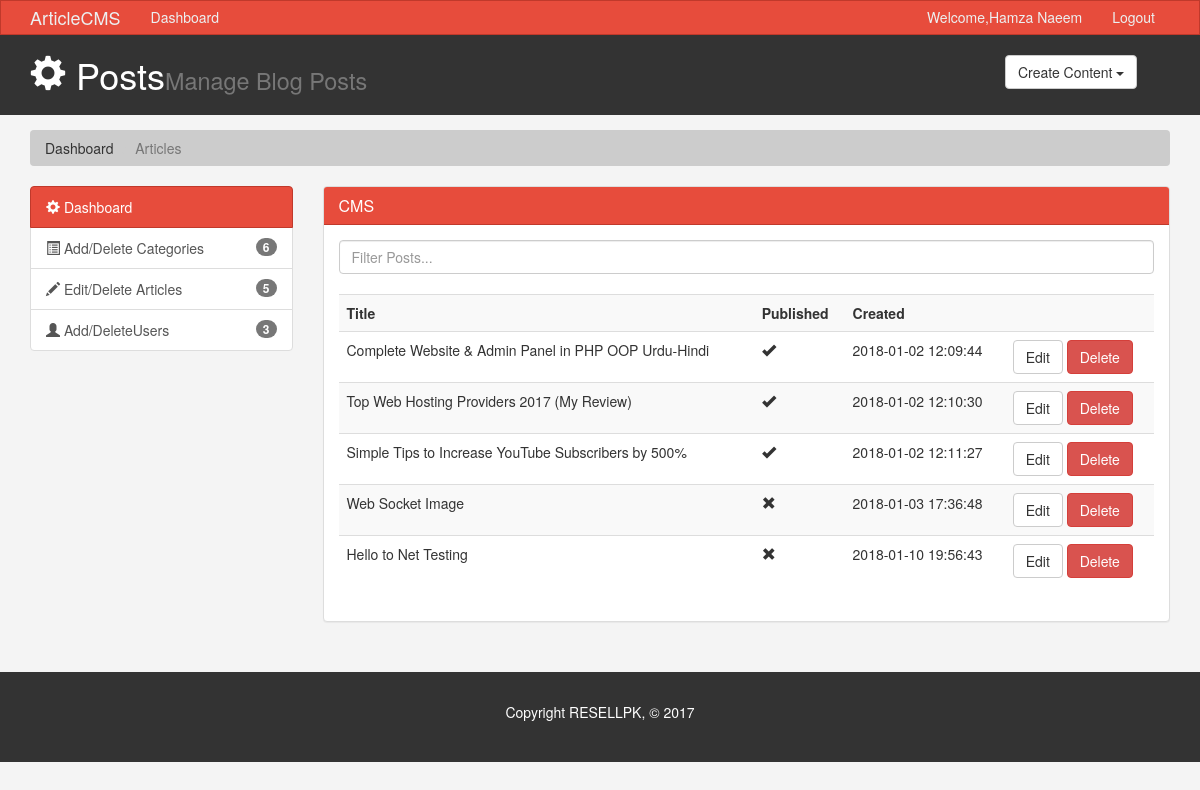
Page /admin/article_view.php (signed in) on the committed database.
### tables this page shows
CREATE TABLE `article` (
  `Article_id` int(11) NOT NULL,
  `Article_title` varchar(100) NOT NULL,
  `Article_desc` varchar(2000) NOT NULL,
  `Article_cat_id` int(11) DEFAULT NULL,
  `Article_author_id` int(11) DEFAULT NULL,
  `Article_title_meta` varchar(100) DEFAULT NULL,
  `Article_desc_meta` varchar(2000) DEFAULT NULL,
  `Article_created_date` timestamp NOT NULL DEFAULT CURRENT_TIMESTAMP,
  `Article_lastModify_date` timestamp NOT NULL DEFAULT CURRENT_TIMESTAMP ON UPDATE CURRENT_TIMESTAMP,
  `Article_publisher_id` int(11) NOT NULL,
  `Artile_visibility` varchar(30) NOT NULL,
  `Article_publisher_type` varchar(50) NOT NULL
);

### admin/article_view.php (the view, shortened to what this page needs)
<?php
              $con = new mysqli("localhost","root","hamza");
	          $con->select_db("cms_test_2");
$query="select Admin_id,Admin_fname,Admin_lname from admin where Admin_email = '".$_SESSION['A_email']."'";
		      $rs = $con->query($query);
			  $myname=$rs->fetch_assoc();
              $fname = $myname['Admin_fname'];
              $lname = $myname['Admin_lname'];
			  $query = "select count(user_id) as total_user from users";
			  $rs = $con->query($query);
			  $total_user=$rs->fetch_assoc();
			  $query = "select count(Article_id) as total_article from article";
			  $rs = $con->query($query);
			  $total_article=$rs->fetch_assoc();
  $query = "select count(Cat_id) as total_cat from category";
			  $rs = $con->query($query);
			  $total_cat=$rs->fetch_assoc();
?>
<!DOCTYPE html>
<html lang="en">
  <head>
    <link href="css/bootstrap.min.css" rel="stylesheet">
    <link href="css/style.css" rel="stylesheet">
  </head>
  <body>
    <nav class="navbar navbar-default">
      <div class="container">
        <div class="navbar-header">
          <a class="navbar-brand" href="#">ArticleCMS</a>
        </div>
        <div id="navbar" class="collapse navbar-collapse">
          <ul class="nav navbar-nav">
            <li><a href="admin_index.php">Dashboard</a></li>
          </ul>
          <ul class="nav navbar-nav navbar-right">
            <li><a href="#">Welcome,<?php echo $fname." ".$lname;?></a></li>
            <li><a href="login.php">Logout</a></li>
          </ul>
        </div>
      </div>
    </nav>
    <header id="header">
      <div class="container">
        <div class="row">
          <div class="col-md-10">
            <h1><span class="glyphicon glyphicon-cog" aria-hidden="true"></span> Posts<small>Manage Blog Posts</small></h1>
          </div>
          <div class="col-md-2">
            <div class="dropdown create">
              <button class="btn btn-default dropdown-toggle" type="button" id="dropdownMenu1" data-toggle="dropdown" aria-haspopup="true" aria-expanded="true">
                Create Content
                <span class="caret"></span>
              </button>
            </div>
          </div>
        </div>
      </div>
    </header>
    <section id="breadcrumb">
      <div class="container">
        <ol class="breadcrumb">
          <li><a href="index.html">Dashboard</a></li>
          <li class="active">Articles</li>
        </ol>
      </div>
    </section>
    <section id="main">
      <div class="container">
        <div class="row">
          <div class="col-md-3">
                      <div class="list-group">
              <a href="index.php" class="list-group-item active main-color-bg">
                <span class="glyphicon glyphicon-cog" aria-hidden="true"></span> Dashboard
              </a>
   <a href="categories.php" class="list-group-item"><span class="glyphicon glyphicon-list-alt" aria-hidden="true"></span> Add/Delete Categories <span class="badge"><?php echo $total_cat['total_cat']; ?></span></a>
              <a href="article_view.php" class="list-group-item"><span class="glyphicon glyphicon-pencil" aria-hidden="true"></span> Edit/Delete Articles    <span class="badge"> <?php echo $total_article['total_article'];
					?></span></a>
              <a href="users.php" class="list-group-item"><span class="glyphicon glyphicon-user" aria-hidden="true"></span> Add/DeleteUsers <span class="badge"><?php  echo $total_user['total_user']; ?></span></a>
		   </div>
          </div>
          <div class="col-md-9">
            <div class="panel panel-default">
              <div class="panel-heading main-color-bg">
                <h3 class="panel-title">CMS</h3>
              </div>
              <div class="panel-body">
                <div class="row">
                      <div class="col-md-12">
                          <input class="form-control" type="text" placeholder="Filter Posts...">
                      </div>
                </div>
                <br>
				<?php
				  $con = new mysqli("localhost","root","hamza","cms_test_2");
				  $query = "select * from article";
				  $rs = $con->query($query);?>
                <table class="table table-striped table-hover">
                      <tr>
                        <th>Title</th>
                        <th>Published</th>
                        <th>Created</th>
                        <th></th>
                      </tr>
			<?php
			   while($row = $rs->fetch_assoc()){
             ?>
                      <tr >
                        <td id="myarticle"><?php echo $row['Article_title'];?></td>
                        <td>
						<?php
						$visibility = $row['Artile_visibility'];
						if($visibility == 'Public')
						echo '<span class="glyphicon glyphicon-ok" aria-hidden="true"></span>';
                        else
		echo '<span class="glyphicon glyphicon-remove" aria-hidden="false"></span>';
						  ?>
						</td>
                        <td><?php echo $row['Article_created_date'];?></td>
                        <td>
						<form method="post" action="article_view.php">
						<button class="btn btn-default" value="<?php echo $row['Article_id'];?> " name="edit" >Edit</button>
<button class="btn btn-danger" value="<?php echo $row['Article_id'];?> " name="delete" >Delete</button>
						</form>
						</td>
                      </tr>
			   <?php }?>
                    </table>
              </div>
              </div>
          </div>
        </div>
      </div>
    </section>
    <footer id="footer">
      <p>Copyright RESELLPK, &copy; 2017</p>
    </footer>
  </body>
</html>

### admin/css/style.css (style rules this page uses)
body { background:#f4f4f4; }
.navbar { min-height: 33px !important; margin-bottom:0; border-radius:0; }
.navbar-nav > li > a, .navbar-brand { padding-top:6px !important; padding-bottom:0 !important; height: 33px; }
.navbar-default { background-color: #e74c3c; border-color: #c0392b; }
.navbar-default .navbar-brand { color: #ecf0f1; }
.navbar-default .navbar-nav > li > a { color: #ecf0f1; }
.navbar-default .navbar-collapse, .navbar-default .navbar-form { border-color: #ecf0f1; }
.main-color-bg { background-color: #e74c3c !important; border-color: #c0392b !important; color:#ffffff !important; }
#header { background:#333333; color:#ffffff; padding-bottom: 10px; margin-bottom: 15px; }
#header .create { padding-top: 20px; }
.breadcrumb { background:#cccccc; color:#333333; }
.breadcrumb a { color:#333333; }
#footer { background:#333333; color:#ffffff; text-align:center; padding:30px; margin-top:30px; }

### rows in the picture
article: Article_title "Complete Website & Admin Panel in PHP OOP Urdu-Hindi", Artile_visibility "Public" (drawn), Article_created_date "2018-01-02 12:09:44", $row['Article_id'] 2 (drawn)
article: Article_title "Top Web Hosting Providers 2017 (My Review)", Artile_visibility "Public" (drawn), Article_created_date "2018-01-02 12:10:30", $row['Article_id'] 3 (drawn)
article: Article_title "Simple Tips to Increase YouTube Subscribers by 500%", Artile_visibility "Public" (drawn), Article_created_date "2018-01-02 12:11:27", $row['Article_id'] 4 (drawn)
article: Article_title "Web Socket Image", Artile_visibility "Private" (drawn), Article_created_date "2018-01-03 17:36:48", $row['Article_id'] 5 (drawn)
article: Article_title "Hello to Net Testing", Artile_visibility "Private" (drawn), Article_created_date "2018-01-10 19:56:43", $row['Article_id'] 6 (drawn)

### other values in the picture
$fname "Hamza"
$lname "Naeem"
$total_cat['total_cat'] "6"
$total_article['total_article'] "5"
$total_user['total_user'] "3"
